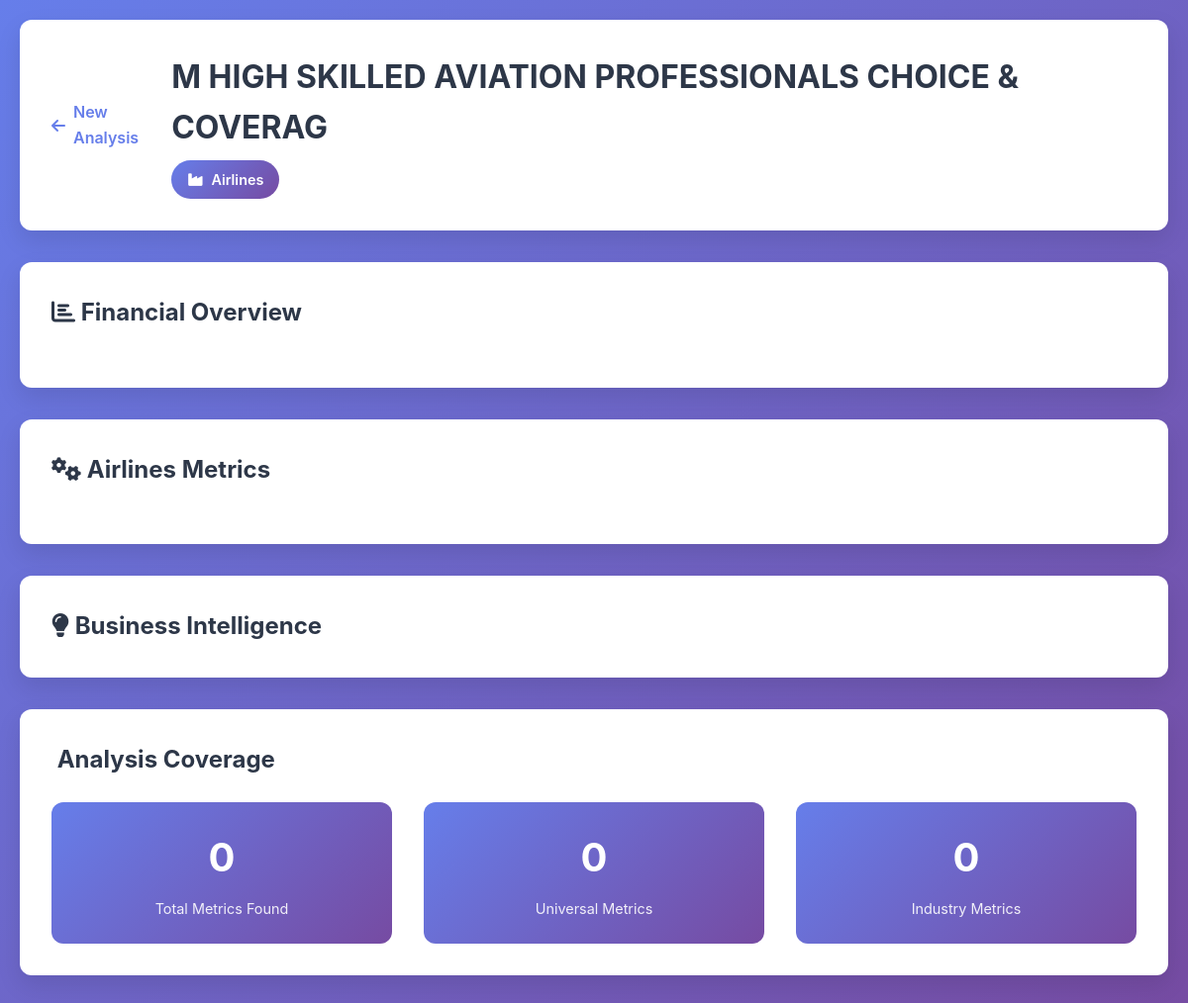
Page /results/1 on the committed database.
### tables this page shows
CREATE TABLE companies (
                id INTEGER PRIMARY KEY AUTOINCREMENT,
                name TEXT UNIQUE NOT NULL,
                sector TEXT,
                detected_industry TEXT,
                industry_confidence REAL,
                created_at TIMESTAMP DEFAULT CURRENT_TIMESTAMP,
                updated_at TIMESTAMP DEFAULT CURRENT_TIMESTAMP
            );

### v1_old/app.py (the view)
@app.route('/results/<int:doc_id>')
def results(doc_id):
    try:
        intelligence = processor.get_company_intelligence(doc_id)
        if 'error' in intelligence:
            return render_template('results.html',
                                 error=intelligence['error'],
                                 doc_id=doc_id)
        return render_template('results.html',
                             data=intelligence,
                             doc_id=doc_id)
    except Exception as e:
        app.logger.error(f"Results error for doc {doc_id}: {str(e)}")
        return render_template('results.html',
                             error="Failed to load analysis results",
                             doc_id=doc_id)

### v1_old/templates/results.html (shortened to what this page needs)
<!DOCTYPE html>
<html lang="en">
<head>
    <link href="https://cdnjs.cloudflare.com/ajax/libs/font-awesome/6.0.0/css/all.min.css" rel="stylesheet">
    <link href="{{ url_for('static', filename='css/style.css') }}" rel="stylesheet">
</head>
<body>
    <div class="container">
        <header class="results-header">
            <div class="back-button">
                <a href="{{ url_for('index') }}">
                    <i class="fas fa-arrow-left"></i> New Analysis
                </a>
            </div>
            <div class="company-header">
                <h1>{{ data.company_profile.name }}</h1>
                <div class="industry-badge">
                    <i class="fas fa-industry"></i>
                    {{ data.company_profile.detected_industry.title() }}
                </div>
            </div>
        </header>
        <div class="metrics-dashboard">
            <div class="metrics-section">
                <h2><i class="fas fa-chart-bar"></i> Financial Overview</h2>
            </div>
            <div class="metrics-section">
                <h2><i class="fas fa-cogs"></i> {{ data.company_profile.detected_industry.title() }} Metrics</h2>
            </div>
            <div class="insights-section">
                <h2><i class="fas fa-lightbulb"></i> Business Intelligence</h2>
            </div>
            <div class="coverage-section">
                <h2> Analysis Coverage</h2>
                <div class="coverage-stats">
                    <div class="coverage-item">
                        <div class="coverage-number">{{ data.coverage_analysis.total_metrics }}</div>
                        <div class="coverage-label">Total Metrics Found</div>
                    </div>
                    <div class="coverage-item">
                        <div class="coverage-number">{{ data.coverage_analysis.universal_coverage }}</div>
                        <div class="coverage-label">Universal Metrics</div>
                    </div>
                    <div class="coverage-item">
                        <div class="coverage-number">{{ data.coverage_analysis.industry_coverage }}</div>
                        <div class="coverage-label">Industry Metrics</div>
                    </div>
                </div>
            </div>
        </div>
    </div>
</body>
</html>

### v1_old/static/css/style.css (style rules this page uses)
:root { --primary-color: #667eea; --primary-gradient: linear-gradient(135deg, #667eea 0%, #764ba2 100%); --secondary-color: #f093fb; --secondary-gradient: linear-gradient(135deg, #f093fb 0%, #f5576c 100%); --success-color: #4facfe; --warning-color: #f6d365; --danger-color: #fa709a; --dark-color: #2d3748; --light-color: #f7fafc; --border-color: #e2e8f0; --shadow: 0 10px 25px rgba(0,0,0,0.1); --shadow-hover: 0 20px 40px rgba(0,0,0,0.15); --border-radius: 12px; --transition: all 0.3s cubic-bezier(0.4, 0.0, 0.2, 1); }
* { margin: 0; padding: 0; box-sizing: border-box; }
body { font-family: 'Inter', -apple-system, BlinkMacSystemFont, sans-serif; background: linear-gradient(135deg, #667eea 0%, #764ba2 100%); min-height: 100vh; color: var(--dark-color); line-height: 1.6; }
.container { max-width: 1200px; margin: 0 auto; padding: 20px; }
.metrics-dashboard { margin: 2rem 0; }
.metrics-section { background: white; border-radius: var(--border-radius); padding: 2rem; margin-bottom: 2rem; box-shadow: var(--shadow); }
.metrics-section h2 { font-size: 1.5rem; margin-bottom: 1.5rem; color: var(--dark-color); }
.insights-section { background: white; border-radius: var(--border-radius); padding: 2rem; margin-bottom: 2rem; box-shadow: var(--shadow); }
.coverage-section { background: white; border-radius: var(--border-radius); padding: 2rem; box-shadow: var(--shadow); }
.coverage-stats { display: grid; grid-template-columns: repeat(auto-fit, minmax(200px, 1fr)); gap: 2rem; margin-top: 1.5rem; }
.coverage-item { text-align: center; padding: 1.5rem; background: linear-gradient(135deg, var(--primary-color) 0%, #764ba2 100%); border-radius: var(--border-radius); color: white; }
.coverage-number { font-size: 2.5rem; font-weight: 700; margin-bottom: 0.5rem; }
.coverage-label { font-size: 0.9rem; opacity: 0.9; }
.results-header { background: white; border-radius: var(--border-radius); padding: 2rem; margin-bottom: 2rem; box-shadow: var(--shadow); display: flex; align-items: center; justify-content: space-between; }
.back-button a { color: var(--primary-color); text-decoration: none; font-weight: 600; display: flex; align-items: center; gap: 0.5rem; transition: var(--transition); }
.company-header h1 { font-size: 2rem; color: var(--dark-color); margin-bottom: 0.5rem; }
.industry-badge { background: var(--primary-gradient); color: white; padding: 0.5rem 1rem; border-radius: 20px; font-size: 0.9rem; font-weight: 600; display: inline-flex; align-items: center; gap: 0.5rem; }

### rows in the picture
companies: company_profile.name "M HIGH SKILLED AVIATION PROFESSIONALS CHOICE & COVERAG", company_profile.detected_industry "Airlines"

### other values in the picture
{{ data.coverage_analysis.total_metrics }} "0"
{{ data.coverage_analysis.universal_coverage }} "0"
{{ data.coverage_analysis.industry_coverage }} "0"
